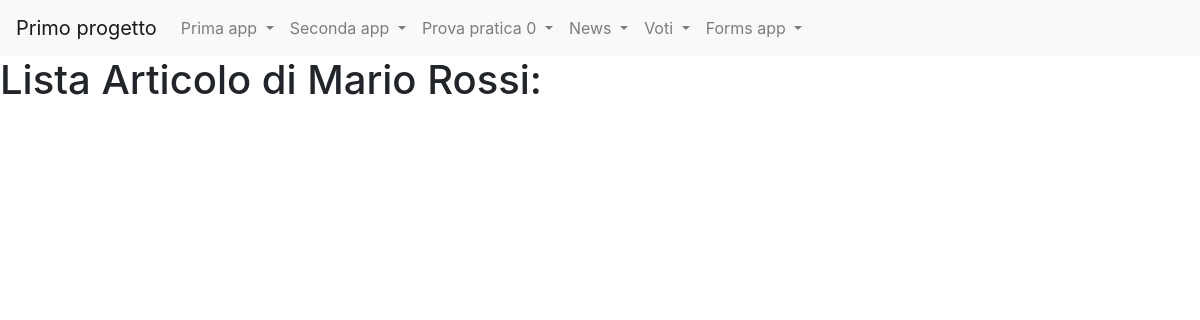
/news/lista_articoli/1, run on an earlier commit of the app's database.
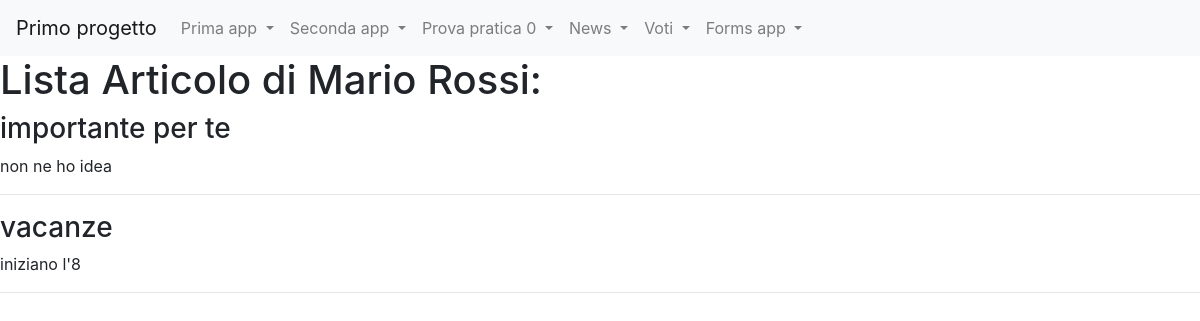
And on a later commit of the database.
### news/models.py (models this page shows, shortened)
class Articolo(models.Model):
    titolo= models.CharField(max_length=100)
    contenuto= models.TextField()
    giornalista= models.ForeignKey(Giornalista, on_delete=models.CASCADE, related_name="articoli")
    data=models.DateField(blank=True)
    visualizzazioni=models.IntegerField(default=0,blank=True)
    class Meta:
        verbose_name="Articolo"
        verbose_name_plural="Articoli"

### news/views.py (the view)
# urls.py: path("lista_articoli/<int:pk>", listaArticoli, name="lista_articoli"),
def listaArticoli(request, pk=None):
    if (pk==None):
        articoli= Articolo.objects.all()
        giornalista=None
    else:
        articoli= Articolo.objects.filter(giornalista_id=pk)
        giornalista=Giornalista.objects.get(pk=pk)
    if (pk==None):
        is_giornalista=False
    else:
        is_giornalista=True
    context={
        "articoli": articoli,
        "is_giornalista": is_giornalista,
        "giornalista": giornalista,
    }
    return render (request, "news/lista_articoli.html",context)

### news/templates/news/lista_articoli.html (shortened to what this page needs)
{% extends 'base.html' %}
{% block content %}
  {% if is_giornalista %}
    <h1>Lista Articolo di {{ giornalista.nome }} {{ giornalista.cognome }}:</h1>
    {% for articolo in articoli %}
      <h3>{{ articolo.titolo }}</h3>
      <p>{{ articolo.contenuto }}</p>
      <hr>
    {% endfor %}
  {% endif %}
{% endblock %}

What changed in the data, as far as the page shows it:
added Articolo: titolo "importante per te", contenuto "non ne ho idea"
added Articolo: titolo "vacanze", contenuto "iniziano l'8"
